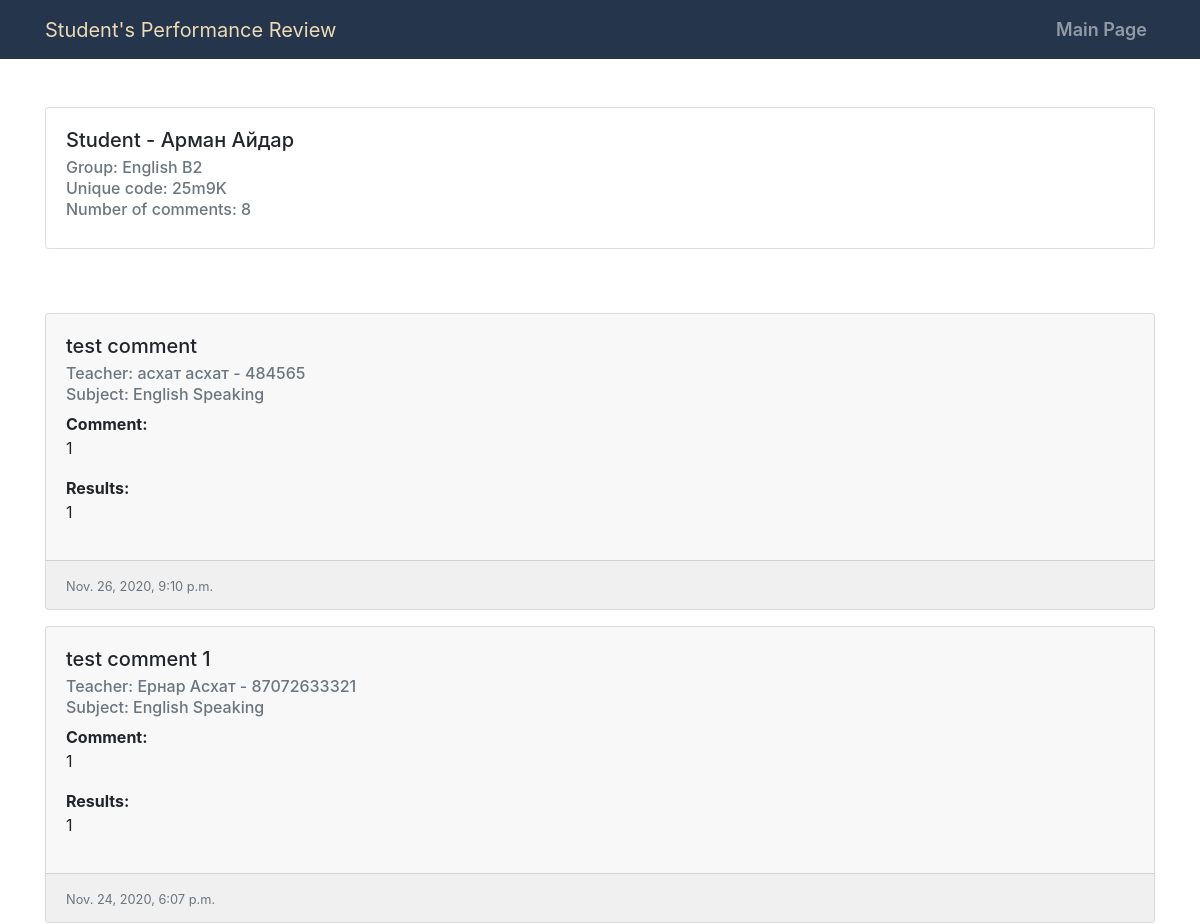
Before: /student/comments/?code=25m9K (upper part) with the older database file.
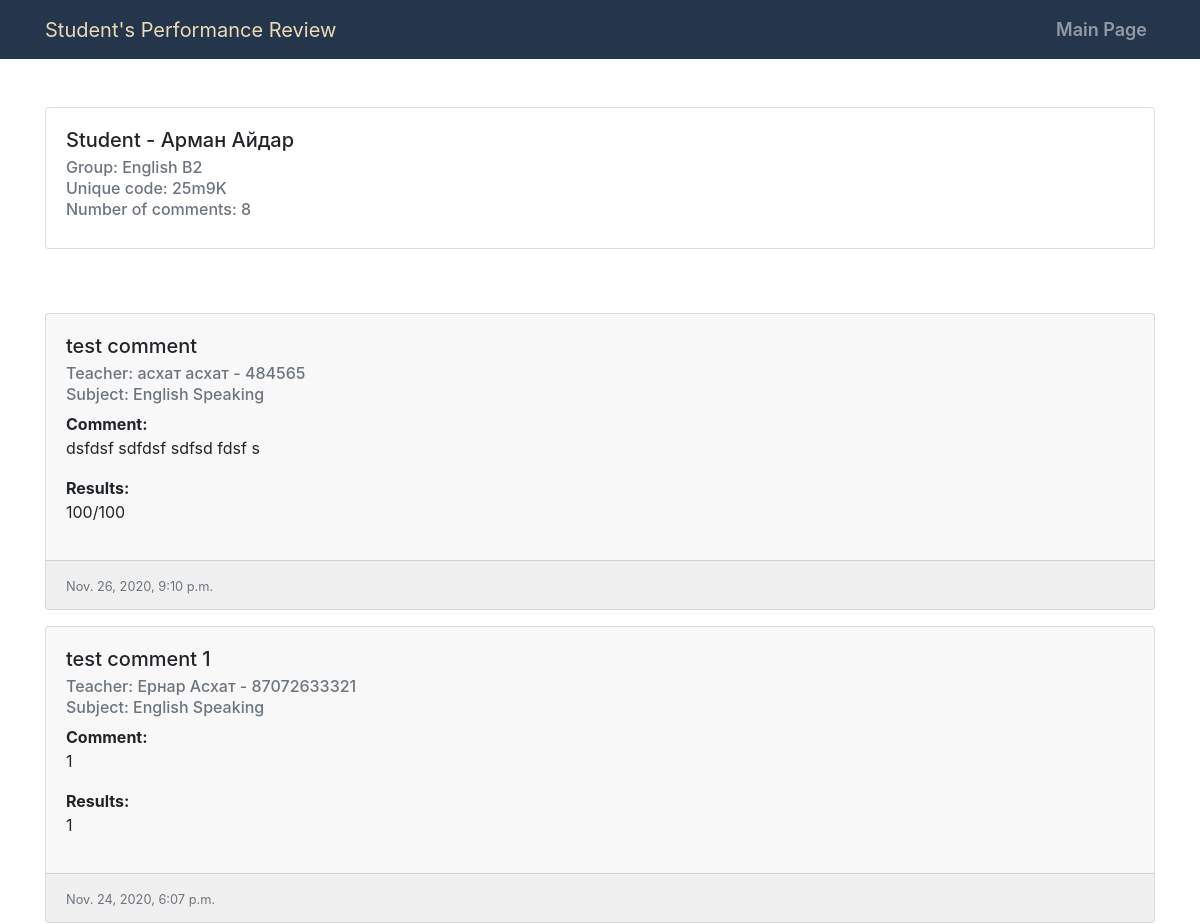
After: the same page with the newer database file.
### handler/models.py (models this page shows, shortened)
class Comment(models.Model):
    title =  models.CharField('Title', max_length=200)
    date = models.DateTimeField(auto_now_add=True, verbose_name='Date and time')
    comment = models.TextField('Comment')
    results = models.TextField('Results')
    student = models.ForeignKey(Student, on_delete=models.CASCADE)
    teacher = models.ForeignKey(Teacher, on_delete=models.CASCADE)
    def getTeacherName(self):
        return self.teacher.name + " " + self.teacher.lastname
    def getTeacherPhone(self):
        return self.teacher.phone
    def getTeachersubject(self):
        return self.teacher.subject

class Teacher(models.Model):
    name = models.CharField('Teacher name', max_length=120)
    lastname = models.CharField('Last name', max_length=120)
    phone = models.CharField('Phone number', max_length=120)
    subject = models.CharField('Subject', max_length=120)
    user = models.ForeignKey(User, on_delete=models.CASCADE, verbose_name='User account')
    status = models.BooleanField('Status', default=False)

### handler/views.py (the view)
# urls.py: path('student/comments/', views.student_comments, name = 'student_comments'),
def student_comments(request):
    if request.method == "GET":
        code = request.GET.get('code')
        try:
            student = Student.objects.get(unique_code=code)
        except:
            student = None
        comments = Comment.objects.filter(student = student).order_by('-date')
        if request.user.is_authenticated:
            try:
                teacher = Teacher.objects.get(user=request.user)
            except:
                teacher = None
        else:
            teacher = None
        context = {
            'comments':comments,
            'student':student,
            'teacher':teacher
        }
        return render(request, 'handler/student_comments.html', context)
    else:
        return redirect('index')

### handler/models.py (called while the page is built)
    def __str__(self):
        return self.name

    def getCommentsCount(self):
        return len(Comment.objects.filter(student=self))

### handler/templates/handler/student_comments.html (shortened to what this page needs)
{% extends 'handler/base.html' %}
{% block content %}
<div class="container">
    <div class="row row mt-5 mb-5">
        <div class="col-md-12">
            {% if student %}
            <div class="card">
                <div class="card-body">
                  <h5 class="card-title">Student - {{student.lastname}} {{student.name}}</h5>
                  <h6 class="card-subtitle mb-2 text-muted">Group: {{student.group}}</h6>
                  <h6 class="card-subtitle mb-2 text-muted">Unique code: {{student.unique_code}}</h6>
                  <h6 class="card-subtitle mb-2 text-muted">Number of comments: {{student.getCommentsCount}}</h6>
                </div>
            </div>
            {% endif %}
        </div>
    </div>
    <div class="row mt-5 mb-5">
        <div class="col">
            {% if comments %}
                {% for comment in comments %}
                <div class="row mt-3">
                    <div class="col-md-12">
                        <div class="card" style="background-color: #f8f8f8;">
                            <div class="card-body">
                            <h5 class="card-title">{{comment.title}}</h5>
                            <h6 class="card-subtitle mb-2 text-muted">Teacher: {{comment.getTeacherName}}  - {{comment.getTeacherPhone}}</h6>
                            <h6 class="card-subtitle mb-2 text-muted">Subject: {{comment.getTeachersubject}}</h6>
                            <p class="card-text mb-0"><b>Comment:</b>
                                {{comment.comment|linebreaks}}
                            </p>
                            <p class="card-text mb-0"><b>Results:</b>
                                {{comment.results|linebreaks}}
                            </p>
                            </div>
                            <div class="card-footer">
                                <small class="text-muted">{{ comment.date }}</small>
                            </div>
                        </div>
                    </div>
                </div>
                {% endfor %}
            {% endif %}
        </div>
    </div>
</div>
{% endblock content %}

Changed rows visible on the page:
changed Comment "test comment": comment "1" → "dsfdsf sdfdsf sdfsd fdsf s"; results "1" → "100/100"
